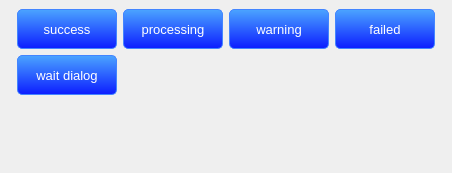
<?xml version="1.0" encoding="UTF-8"?>
<ui version="4.0">
 <class>QMFExampleWidget</class>
 <widget class="QMainWindow" name="QMFExampleWidget">
  <property name="geometry">
   <rect>
    <x>0</x>
    <y>0</y>
    <width>452</width>
    <height>173</height>
   </rect>
  </property>
  <property name="windowTitle">
   <string>MainWindow</string>
  </property>
  <property name="styleSheet">
   <string notr="true">QPushButton
{
    color: white;
    background-color: QLinearGradient( x1: 0, y1: 0, x2: 0, y2: 1, stop: 0 #565656, stop: 0.1 #525252, stop: 0.5 #525252, stop: 0.9 #525252, stop: 1 #525252);
    border-width: 1px;
    border-color: rgb(67, 133, 255);
    border-style: solid;
    border-radius: 6;
    padding: 3px;
    font-size: 13px bold;
    padding-left: 5px;
    padding-right: 5px;
border-radius:5px;
	background-color: qlineargradient(spread:pad, x1:0, y1:0, x2:0, y2:1, stop:0 rgba(75, 164, 255, 255), stop:1 rgba(12, 29, 255, 255));
}

QPushButton:hover
{
    border: 1px solid gray;
	background:rgba(189, 189, 189, 255);
	background-color: qlineargradient(spread:pad, x1:0, y1:0, x2:0, y2:1, stop:0 rgba(111, 164, 255, 255), stop:0.482955 rgba(147, 187, 255, 255), stop:1 rgba(113, 165, 255, 255));
	background-color: rgb(61, 113, 255);
}

 QPushButton:checked
{
    border: 1px solid rgb(255, 255, 255);
	background:rgba(189, 189, 189, 255);
	background-color: qlineargradient(spread:pad, x1:0, y1:0, x2:0, y2:1, stop:0 rgba(111, 164, 255, 255), stop:0.482955 rgba(147, 187, 255, 255), stop:1 rgba(113, 165, 255, 255));
	background-color: rgb(61, 113, 255);
	background-color: rgb(101, 147, 255);
}

QPushButton:pressed  {
         background-color: qlineargradient(x1: 0, y1: 0, x2: 0, y2: 1,
                                           stop: 0 #dadbde, stop: 1 #f6f7fa);
}</string>
  </property>
  <widget class="QWidget" name="centralwidget">
   <layout class="QVBoxLayout" name="verticalLayout">
    <item>
     <layout class="QHBoxLayout" name="horizontalLayout">
      <item>
       <spacer name="horizontalSpacer">
        <property name="orientation">
         <enum>Qt::Horizontal</enum>
        </property>
        <property name="sizeHint" stdset="0">
         <size>
          <width>40</width>
          <height>20</height>
         </size>
        </property>
       </spacer>
      </item>
      <item>
       <layout class="QGridLayout" name="gridLayout">
        <item row="0" column="1">
         <widget class="QPushButton" name="btn_processingAlert">
          <property name="sizePolicy">
           <sizepolicy hsizetype="Preferred" vsizetype="Fixed">
            <horstretch>0</horstretch>
            <verstretch>0</verstretch>
           </sizepolicy>
          </property>
          <property name="minimumSize">
           <size>
            <width>100</width>
            <height>40</height>
           </size>
          </property>
          <property name="text">
           <string>processing</string>
          </property>
         </widget>
        </item>
        <item row="0" column="0">
         <widget class="QPushButton" name="btn_successAlert">
          <property name="sizePolicy">
           <sizepolicy hsizetype="Preferred" vsizetype="Fixed">
            <horstretch>0</horstretch>
            <verstretch>0</verstretch>
           </sizepolicy>
          </property>
          <property name="minimumSize">
           <size>
            <width>100</width>
            <height>40</height>
           </size>
          </property>
          <property name="text">
           <string>success</string>
          </property>
         </widget>
        </item>
        <item row="0" column="3">
         <widget class="QPushButton" name="btn_failedAlert">
          <property name="sizePolicy">
           <sizepolicy hsizetype="Preferred" vsizetype="Fixed">
            <horstretch>0</horstretch>
            <verstretch>0</verstretch>
           </sizepolicy>
          </property>
          <property name="minimumSize">
           <size>
            <width>100</width>
            <height>40</height>
           </size>
          </property>
          <property name="text">
           <string>failed</string>
          </property>
         </widget>
        </item>
        <item row="0" column="2">
         <widget class="QPushButton" name="btn_warningAlert">
          <property name="sizePolicy">
           <sizepolicy hsizetype="Preferred" vsizetype="Fixed">
            <horstretch>0</horstretch>
            <verstretch>0</verstretch>
           </sizepolicy>
          </property>
          <property name="minimumSize">
           <size>
            <width>100</width>
            <height>40</height>
           </size>
          </property>
          <property name="text">
           <string>warning</string>
          </property>
         </widget>
        </item>
        <item row="1" column="0">
         <widget class="QPushButton" name="btn_waitDialog">
          <property name="minimumSize">
           <size>
            <width>100</width>
            <height>40</height>
           </size>
          </property>
          <property name="text">
           <string>wait dialog</string>
          </property>
         </widget>
        </item>
       </layout>
      </item>
      <item>
       <spacer name="horizontalSpacer_2">
        <property name="orientation">
         <enum>Qt::Horizontal</enum>
        </property>
        <property name="sizeHint" stdset="0">
         <size>
          <width>40</width>
          <height>20</height>
         </size>
        </property>
       </spacer>
      </item>
     </layout>
    </item>
    <item>
     <widget class="QMFProgressBar" name="progressBar" native="true">
      <property name="minimumSize">
       <size>
        <width>0</width>
        <height>0</height>
       </size>
      </property>
     </widget>
    </item>
   </layout>
  </widget>
  <widget class="QMenuBar" name="menubar">
   <property name="geometry">
    <rect>
     <x>0</x>
     <y>0</y>
     <width>452</width>
     <height>21</height>
    </rect>
   </property>
  </widget>
 </widget>
 <customwidgets>
  <customwidget>
   <class>QMFProgressBar</class>
   <extends>QWidget</extends>
   <header>../qmfprogressbar.h</header>
   <container>1</container>
  </customwidget>
 </customwidgets>
 <resources/>
 <connections/>
</ui>
